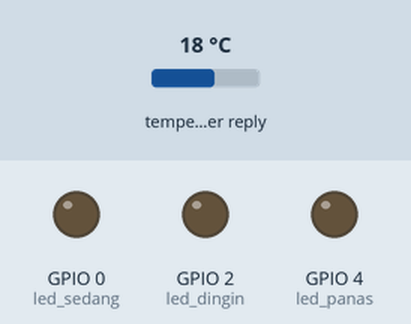
The sketch below on a simulated ESP32. On the bench: output pins drawn as LEDs (lit = HIGH). The inputs (shaded band) are chosen by the test bench; at power-on: temperature in the weather reply 18 °C. WiFi joins after 1.5 s; servers stay silent unless stated; the local clock reads 2024-03-15 10:24:30 at power-on unless the sketch sets it; web services answer with replies made up by the test bench; what the sketch prints to the serial monitor is not drawn.

Above: at 5.8 s.
At 11.2 s:
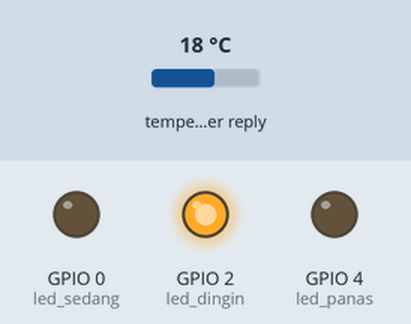
Timing chart, 0 to 17.4 s (numbered marks = the images above):
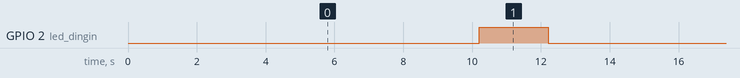

Measured:
- by itself, GPIO 2 (led_dingin): alternates HIGH for 2.0 s and LOW for 10.2 s

The sketch:

rest_api.ino
```cpp
#include <WiFi.h>
#include <HTTPClient.h>
#include <Arduino_JSON.h>
#include "time.h"


//lamp

#define led_dingin 2
#define led_sedang 0
#define led_panas 4


const char* ntpServer = "pool.ntp.org";
const long  gmtOffset_sec = 25200;
const int   daylightOffset_sec = 3600;
const int suhu=0;

const char* ssid = "kocan";
const char* password = "gapakepasswort";

// Your Domain name with URL path or IP address with path
String openWeatherMapApiKey = "b452e770d3c17519334e8aed4c8fd218";
// Example:
//String openWeatherMapApiKey = "bd939aa3d23ff33d3c8f5dd1dd435";

// Replace with your country code and city
String city = "jakarta";
String countryCode = "jkt";

// THE DEFAULT TIMER IS SET TO 10 SECONDS FOR TESTING PURPOSES
// For a final application, check the API call limits per hour/minute to avoid getting blocked/banned
unsigned long lastTime = 0;
// Timer set to 10 minutes (600000)
//unsigned long timerDelay = 600000;
// Set timer to 10 seconds (10000)
unsigned long timerDelay = 10000;

String jsonBuffer;

void setup() {
  Serial.begin(115200);

  WiFi.begin(ssid, password);
  Serial.println("Connecting");
  while(WiFi.status() != WL_CONNECTED) {
    delay(500);
    Serial.print(".");
  }
  Serial.println("");
  Serial.print("Connected to WiFi network with IP Address: ");
  Serial.println(WiFi.localIP());

  Serial.println("Timer set to 10 seconds (timerDelay variable), it will take 10 seconds before publishing the first reading.");
  pinMode(led_dingin, OUTPUT);
  pinMode(led_sedang, OUTPUT);
  pinMode(led_panas, OUTPUT);
}

void loop() {
  // Send an HTTP GET request
  if ((millis() - lastTime) > timerDelay) {
    // Check WiFi connection status
    if(WiFi.status()== WL_CONNECTED){
      String serverPath = "http://api.openweathermap.org/data/2.5/weather?q=" + city + "," + countryCode + "&APPID=" + openWeatherMapApiKey;

      jsonBuffer = httpGETRequest(serverPath.c_str());
//      Serial.println(jsonBuffer);
      JSONVar myObject = JSON.parse(jsonBuffer);

      // JSON.typeof(jsonVar) can be used to get the type of the var
      if (JSON.typeof(myObject) == "undefined") {
        Serial.println("Parsing input failed!");
        return;
      }
      configTime(gmtOffset_sec, daylightOffset_sec, ntpServer);
//      Serial.print("JSON object = ");
//      Serial.println(myObject);
      Serial.print("Temperature: ");
      int suhu = (int)myObject["main"]["temp"] ;
      suhu = suhu - 273,15;
      Serial.print(suhu);
      Serial.println("c");
      printLocalTime();
      lamp();
//      Serial.print("Pressure: ");
//      Serial.println(myObject["main"]["pressure"]);
//      Serial.print("Humidity: ");
//      Serial.println(myObject["main"]["humidity"]);
//      Serial.print("Wind Speed: ");
//      Serial.println(myObject["wind"]["speed"]);
    }
    else {
      Serial.println("WiFi Disconnected");
    }
    lastTime = millis();
  }
}

String httpGETRequest(const char* serverName) {
  WiFiClient client;
  HTTPClient http;

  // Your Domain name with URL path or IP address with path
  http.begin(client, serverName);

  // Send HTTP POST request
  int httpResponseCode = http.GET();

  String payload = "{}";

  if (httpResponseCode>0) {
//    Serial.print("HTTP Response code: ");
//    Serial.println(httpResponseCode);
    payload = http.getString();
  }
  else {
    Serial.print("Error code: ");
    Serial.println(httpResponseCode);
  }
  // Free resources
  http.end();

  return payload;
}

void printLocalTime(){
  struct tm timeinfo;
  if(!getLocalTime(&timeinfo)){
    Serial.println("Failed to obtain time");
    return;
  }
  Serial.println(&timeinfo, "%A, %B %d %Y %H:%M:%S");
//  Serial.print("Day of week: ");
//  Serial.println(&timeinfo, "%A");
//  Serial.print("Month: ");
//  Serial.println(&timeinfo, "%B");
//  Serial.print("Day of Month: ");
//  Serial.println(&timeinfo, "%d");
//  Serial.print("Year: ");
//  Serial.println(&timeinfo, "%Y");
//  Serial.print("Hour: ");
//  Serial.println(&timeinfo, "%H");
//  Serial.print("Hour (12 hour format): ");
//  Serial.println(&timeinfo, "%I");
//  Serial.print("Minute: ");
//  Serial.println(&timeinfo, "%M");
//  Serial.print("Second: ");
//  Serial.println(&timeinfo, "%S");
//
//  Serial.println("Time variables");
//  char timeHour[3];
//  strftime(timeHour,3, "%H", &timeinfo);
//  Serial.println(timeHour);
//  char timeWeekDay[10];
//  strftime(timeWeekDay,10, "%A", &timeinfo);
//  Serial.println(timeWeekDay);
//  Serial.println();
}

void lamp(){
      if(suhu <= 30){
         Serial.println("ac hangat");
         Serial.println("----------");
         digitalWrite(led_dingin, HIGH);
         delay(2000);
         digitalWrite(led_dingin, LOW);
       }else if (30 < suhu <= 39){
         Serial.println("ac sedang");
         Serial.println("----------");
         digitalWrite(led_sedang, HIGH);
         delay(2000);
         digitalWrite(led_sedang,LOW);
      }else{
         Serial.println("ac dingin");
         Serial.println("----------");
         digitalWrite(led_panas, HIGH);
         delay(2000);
         digitalWrite(led_panas, LOW);
      };
}
```
